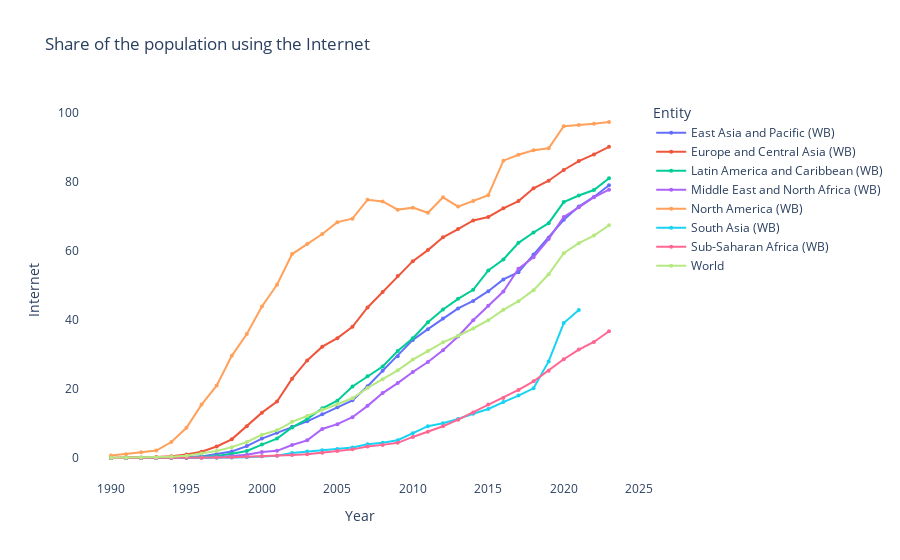

Notebook source saved alongside this figure:
### Code cell
fig = px.line(continents_time, x="Year", y="Internet", title= "Share of the population using the Internet", markers=True, color="Entity")

fig.update_traces(line=dict(width= 2), marker=dict(symbol="circle", size=4))
fig.update_layout(plot_bgcolor="white")

fig.show()

### Figure 1 — Plotly figure (JSON) as saved in the notebook; plotly's stock layout.template omitted (floating-point values rounded to 4 significant figures)
{"data": [{"hovertemplate": "Entity=East Asia and Pacific (WB)<br>Year=%{x}<br>Internet=%{y}<extra></extra>", "legendgroup": "East Asia and Pacific (WB)", "line": {"color": "#636efa", "dash": "solid", "width": 2}, "marker": {"size": 4, "symbol": "circle"}, "mode": "lines+markers", "name": "East Asia and Pacific (WB)", "orientation": "v", "showlegend": true, "type": "scatter", "x": [1990, 1991, 1992, 1993, 1994, 1995, 1996, 1997, 1998, 1999, 2000, 2001, 2002, 2003, 2004, 2005, 2006, 2007, 2008, 2009, 2010, 2011, 2012, 2013, 2014, 2015, 2016, 2017, 2018, 2019, 2020, 2021, 2022, 2023], "xaxis": "x", "y": [0.007348, 0.01514, 0.03177, 0.06306, 0.1091, 0.1951, 0.4719, 1.094, 1.902, 3.443, 5.627, 7.296, 9.035, 10.61, 12.65, 14.7, 16.7, 20.8, 25.3, 29.5, 34.2, 37.3, 40.4, 43.3, 45.5, 48.3, 51.7, 53.8, 58.9, 63.8, 69.0, 72.8, 75.6, 79.0], "yaxis": "y"}, {"hovertemplate": "Entity=Europe and Central Asia (WB)<br>Year=%{x}<br>Internet=%{y}<extra></extra>", "legendgroup": "Europe and Central Asia (WB)", "line": {"color": "#EF553B", "dash": "solid", "width": 2}, "marker": {"size": 4, "symbol": "circle"}, "mode": "lines+markers", "name": "Europe and Central Asia (WB)", "orientation": "v", "showlegend": true, "type": "scatter", "x": [1990, 1991, 1992, 1993, 1994, 1995, 1996, 1997, 1998, 1999, 2000, 2001, 2002, 2003, 2004, 2005, 2006, 2007, 2008, 2009, 2010, 2011, 2012, 2013, 2014, 2015, 2016, 2017, 2018, 2019, 2020, 2021, 2022, 2023], "xaxis": "x", "y": [0.04803, 0.1019, 0.1806, 0.2797, 0.5242, 0.9895, 1.834, 3.342, 5.412, 9.202, 13.13, 16.36, 22.97, 28.25, 32.25, 34.7, 38.0, 43.6, 48.1, 52.7, 57.0, 60.2, 63.9, 66.3, 68.8, 69.8, 72.3, 74.4, 78.1, 80.3, 83.4, 86.0, 87.9, 90.1], "yaxis": "y"}, {"hovertemplate": "Entity=Latin America and Caribbean (WB)<br>Year=%{x}<br>Internet=%{y}<extra></extra>", "legendgroup": "Latin America and Caribbean (WB)", "line": {"color": "#00cc96", "dash": "solid", "width": 2}, "marker": {"size": 4, "symbol": "circle"}, "mode": "lines+markers", "name": "Latin America and Caribbean (WB)", "orientation": "v", "showlegend": true, "type": "scatter", "x": [1990, 1991, 1992, 1993, 1994, 1995, 1996, 1997, 1998, 1999, 2000, 2001, 2002, 2003, 2004, 2005, 2006, 2007, 2008, 2009, 2010, 2011, 2012, 2013, 2014, 2015, 2016, 2017, 2018, 2019, 2020, 2021, 2022, 2023], "xaxis": "x", "y": [0.0, 0.002211, 0.009617, 0.02112, 0.04331, 0.1056, 0.3101, 0.6091, 1.229, 2.049, 3.886, 5.631, 8.86, 11.27, 14.39, 16.6, 20.7, 23.7, 26.5, 31.0, 34.7, 39.3, 43.0, 46.1, 48.7, 54.3, 57.5, 62.3, 65.3, 68.0, 74.1, 76.0, 77.6, 81.0], "yaxis": "y"}, {"hovertemplate": "Entity=Middle East and North Africa (WB)<br>Year=%{x}<br>Internet=%{y}<extra></extra>", "legendgroup": "Middle East and North Africa (WB)", "line": {"color": "#ab63fa", "dash": "solid", "width": 2}, "marker": {"size": 4, "symbol": "circle"}, "mode": "lines+markers", "name": "Middle East and North Africa (WB)", "orientation": "v", "showlegend": true, "type": "scatter", "x": [1990, 1991, 1992, 1993, 1994, 1995, 1996, 1997, 1998, 1999, 2000, 2001, 2002, 2003, 2004, 2005, 2006, 2007, 2008, 2009, 2010, 2011, 2012, 2013, 2014, 2015, 2016, 2017, 2018, 2019, 2020, 2021, 2022, 2023], "xaxis": "x", "y": [0.002073, 0.004021, 0.00582, 0.008256, 0.01351, 0.03177, 0.08557, 0.2335, 0.4985, 0.942, 1.719, 2.073, 3.753, 5.113, 8.409, 9.8, 11.8, 15.1, 18.8, 21.7, 24.9, 27.8, 31.2, 35.2, 39.9, 44.1, 48.2, 54.8, 58.1, 63.4, 69.8, 72.6, 75.5, 77.7], "yaxis": "y"}, {"hovertemplate": "Entity=North America (WB)<br>Year=%{x}<br>Internet=%{y}<extra></extra>", "legendgroup": "North America (WB)", "line": {"color": "#FFA15A", "dash": "solid", "width": 2}, "marker": {"size": 4, "symbol": "circle"}, "mode": "lines+markers", "name": "North America (WB)", "orientation": "v", "showlegend": true, "type": "scatter", "x": [1990, 1991, 1992, 1993, 1994, 1995, 1996, 1997, 1998, 1999, 2000, 2001, 2002, 2003, 2004, 2005, 2006, 2007, 2008, 2009, 2010, 2011, 2012, 2013, 2014, 2015, 2016, 2017, 2018, 2019, 2020, 2021, 2022, 2023], "xaxis": "x", "y": [0.7421, 1.104, 1.643, 2.163, 4.615, 8.733, 15.46, 20.97, 29.58, 35.88, 43.89, 50.18, 59.06, 61.94, 64.88, 68.3, 69.3, 74.8, 74.3, 71.9, 72.5, 71.0, 75.5, 72.8, 74.4, 76.1, 86.1, 87.8, 89.1, 89.7, 96.1, 96.4, 96.8, 97.3], "yaxis": "y"}, {"hovertemplate": "Entity=South Asia (WB)<br>Year=%{x}<br>Internet=%{y}<extra></extra>", "legendgroup": "South Asia (WB)", "line": {"color": "#19d3f3", "dash": "solid", "width": 2}, "marker": {"size": 4, "symbol": "circle"}, "mode": "lines+markers", "name": "South Asia (WB)", "orientation": "v", "showlegend": true, "type": "scatter", "x": [1990, 1991, 1992, 1993, 1994, 1995, 1996, 1997, 1998, 1999, 2000, 2001, 2002, 2003, 2004, 2005, 2006, 2007, 2008, 2009, 2010, 2011, 2012, 2013, 2014, 2015, 2016, 2017, 2018, 2019, 2020, 2021], "xaxis": "x", "y": [0.0, 0.0, 8.472e-05, 0.0001658, 0.0008513, 0.01998, 0.04056, 0.06004, 0.117, 0.2261, 0.4736, 0.6684, 1.472, 1.869, 2.219, 2.583, 3.021, 4.006, 4.432, 5.142, 7.164, 9.207, 10.09, 11.29, 12.82, 14.19, 16.19, 18.07, 20.18, 27.97, 39.06, 42.85], "yaxis": "y"}, {"hovertemplate": "Entity=Sub-Saharan Africa (WB)<br>Year=%{x}<br>Internet=%{y}<extra></extra>", "legendgroup": "Sub-Saharan Africa (WB)", "line": {"color": "#FF6692", "dash": "solid", "width": 2}, "marker": {"size": 4, "symbol": "circle"}, "mode": "lines+markers", "name": "Sub-Saharan Africa (WB)", "orientation": "v", "showlegend": true, "type": "scatter", "x": [1990, 1991, 1992, 1993, 1994, 1995, 1996, 1997, 1998, 1999, 2000, 2001, 2002, 2003, 2004, 2005, 2006, 2007, 2008, 2009, 2010, 2011, 2012, 2013, 2014, 2015, 2016, 2017, 2018, 2019, 2020, 2021, 2022, 2023], "xaxis": "x", "y": [0.0, 0.001033, 0.003006, 0.008725, 0.01891, 0.05162, 0.07232, 0.1351, 0.2447, 0.374, 0.5137, 0.652, 0.8344, 1.108, 1.49, 2.0, 2.5, 3.3, 3.8, 4.4, 6.1, 7.6, 9.2, 11.1, 13.2, 15.5, 17.4, 19.7, 22.2, 25.3, 28.6, 31.4, 33.6, 36.7], "yaxis": "y"}, {"hovertemplate": "Entity=World<br>Year=%{x}<br>Internet=%{y}<extra></extra>", "legendgroup": "World", "line": {"color": "#B6E880", "dash": "solid", "width": 2}, "marker": {"size": 4, "symbol": "circle"}, "mode": "lines+markers", "name": "World", "orientation": "v", "showlegend": true, "type": "scatter", "x": [1990, 1991, 1992, 1993, 1994, 1995, 1996, 1997, 1998, 1999, 2000, 2001, 2002, 2003, 2004, 2005, 2006, 2007, 2008, 2009, 2010, 2011, 2012, 2013, 2014, 2015, 2016, 2017, 2018, 2019, 2020, 2021, 2022, 2023], "xaxis": "x", "y": [0.04882, 0.07881, 0.1252, 0.179, 0.3605, 0.6831, 1.327, 2.043, 3.141, 4.633, 6.72, 8.023, 10.48, 12.16, 14.04, 15.6, 17.3, 20.3, 22.8, 25.4, 28.5, 31.0, 33.5, 35.4, 37.5, 39.9, 42.9, 45.4, 48.6, 53.2, 59.3, 62.2, 64.4, 67.4], "yaxis": "y"}], "layout": {"legend": {"title": {"text": "Entity"}, "tracegroupgap": 0}, "plot_bgcolor": "white", "title": {"text": "Share of the population using the Internet"}, "xaxis": {"anchor": "y", "domain": [0, 1], "title": {"text": "Year"}}, "yaxis": {"anchor": "x", "domain": [0, 1], "title": {"text": "Internet"}}}}
